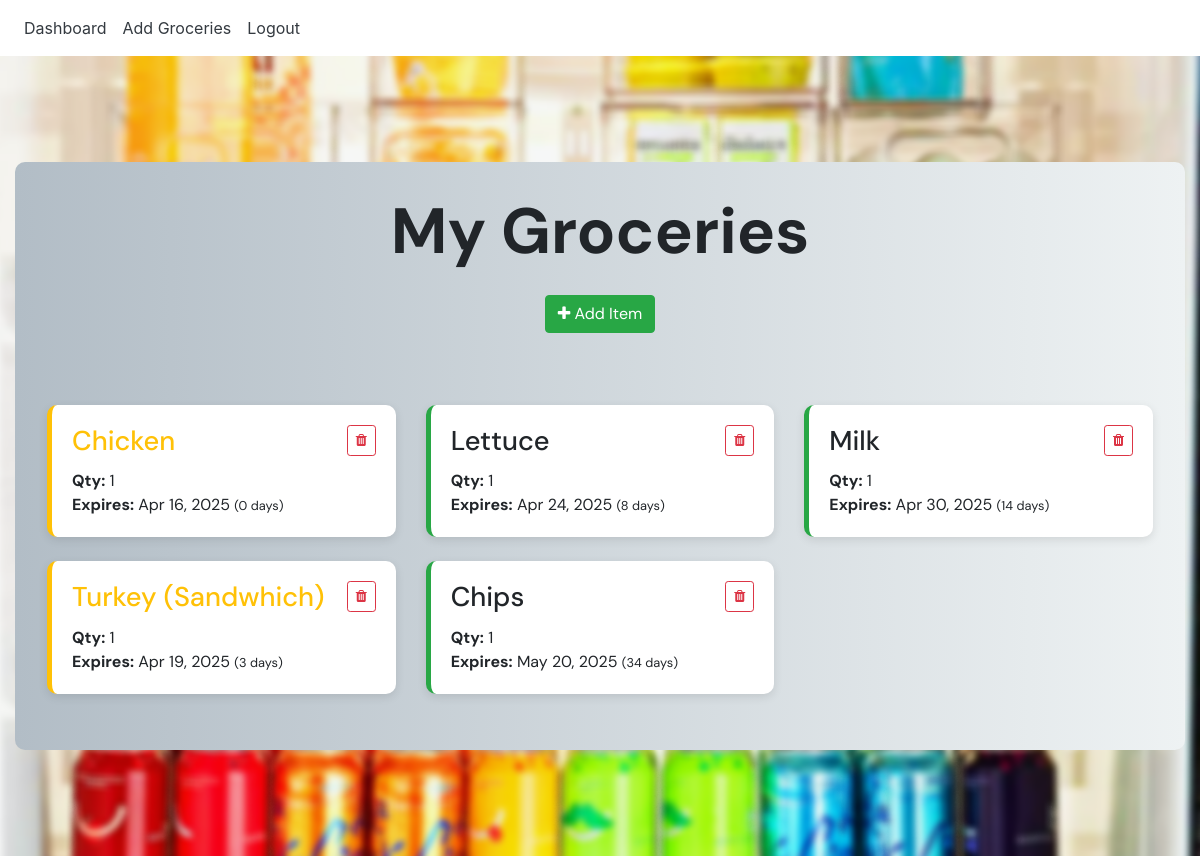
/home (signed in), run on the app's committed database.
### FreshTrack/models.py (models this page shows)
class GroceryItem(db.Model):
    id = db.Column(db.Integer, primary_key=True)
    name = db.Column(db.String(100), nullable=False)
    quantity = db.Column(db.Integer, default=1)
    expiry_date = db.Column(db.Date)
    date_added = db.Column(db.DateTime, default=datetime.utcnow)
    category = db.Column(db.String(50))  # "Fridge", "Pantry", "Freezer"
    user_id = db.Column(db.Integer, db.ForeignKey('user.id'))
    user = db.relationship('User', backref='groceries')

### FreshTrack/views.py (the view)
@views.route('/home')
@login_required
def home():
    return render_template('home.html', user=current_user, today=date.today())

### FreshTrack/__init__.py (called while the page is built)
def create_app():
    app = Flask(__name__)
    app.config['SECRET_KEY'] = 'pineapple'
    app.config['SQLALCHEMY_DATABASE_URI'] = f'sqlite:///{DB_NAME}'
    db.init_app(app)
    from .views import views
    from .auth import auth
    app.register_blueprint(views, url_prefix='/')
    app.register_blueprint(auth, url_prefix='/')
    from .models import User
    with app.app_context():
        db.create_all()
    login_manager = LoginManager()
    login_manager.login_view = 'auth.login'
    login_manager.init_app(app)
    @login_manager.user_loader
    def load_user(id):
        return User.query.get(int(id))
    return app

### FreshTrack/Templates/home.html (shortened to what this page needs)
{% extends "base.html" %}
{% block content %}
<div class="container-fluid" style="background: linear-gradient(to right, #b2bdc6, #eef2f3); padding: 2rem; border-radius: 10px;">
    <div class="row mb-4">
        <div class="col-12 text-center mb-5">
            <h1 style="font-size: 4rem; font-weight: 700;">My Groceries</h1>
            <a href="/add_grocery" class="btn btn-success mt-3">
                <i class="fa fa-plus"></i> Add Item
            </a>
        </div>
    </div>
    <div class="row">
        {% for item in user.groceries %}
            {% set days_remaining = (item.expiry_date - today).days if item.expiry_date else 999 %}
            <div class="col-md-4 mb-4">
                <div class="card
                    {% if not item.expiry_date %}
                        border-success
                    {% elif days_remaining > 3 %}
                        border-success
                    {% elif days_remaining >= 0 %}
                        border-warning
                    {% else %}
                        border-danger
                    {% endif %}">
                    <div class="card-body">
                        <div class="d-flex justify-content-between">
                            <h5 class="card-title" style="font-size: 1.7rem;">{{ item.name }}</h5>
                            <form action="{{ url_for('views.delete_item', id=item.id) }}" method="POST">
                                <button type="submit" class="btn btn-sm btn-outline-danger">
                                    <i class="fa fa-trash"></i>
                                </button>
                            </form>
                        </div>
                        <p class="card-text">
                            <strong>Qty:</strong> {{ item.quantity }}<br>
                            <strong>Expires:</strong>
                            {% if item.expiry_date %}
                                {{ item.expiry_date.strftime('%b %d, %Y') }}
                                <small>({{ days_remaining }} days)</small>
                            {% else %}
                                Never
                            {% endif %}
                        </p>
                    </div>
                </div>
            </div>
        {% endfor %}
    </div>
</div>
{% endblock %}

### FreshTrack/Templates/base.html (shortened to what this page needs)
<!DOCTYPE html>
<html lang="en">
<head>
    <link
      rel="stylesheet"
      href="https://stackpath.bootstrapcdn.com/bootstrap/4.4.1/css/bootstrap.min.css"
    />
    <link
      rel="stylesheet"
      href="https://stackpath.bootstrapcdn.com/font-awesome/4.7.0/css/font-awesome.min.css"
    />
</head>
<body>
    <nav class="navbar navbar-expand-lg" style="background-color: #ffffff;">
        <div class="collapse navbar-collapse" id="navbar">
            <div class="navbar-nav">
                {% if user.is_authenticated %}
                <a href="/home" class="nav-item nav-link text-dark" id="home">Dashboard</a>
                <a href="/add_grocery" class="nav-item nav-link text-dark" id="addGrocery">Add Groceries</a>
                <a href="/logout" class="nav-item nav-link text-dark" id="logout">Logout</a>
                {% endif %}
            </div>
        </div>
    </nav>
    <div class="container" style="
      display: flex;
      flex-direction: column;
      justify-content: center;
      align-items: center;
      background-image: url(../static/images/clean_fridge.webp);
      background-repeat: no-repeat;
      background-size: cover;
      font-family: 'DM Sans', sans-serif;
      min-height: 100vh;
      max-width: 1680px;
      ">
    {% block content %}
    {% endblock %}
    </div>
</body>
</html>

### FreshTrack/Templates/base.html (style rules this page uses)
.card { border-radius: 10px !important; border: none !important; box-shadow: 0 3px 10px rgba(0,0,0,0.1); }
.border-success { border-left: 5px solid #53cf00 !important; }
.border-warning { border-left: 5px solid #ffc107 !important; }
.card-body { padding: 1.5rem; }

### FreshTrack/Templates/home.html (style rules this page uses)
.pulse-warning { animation: pulse-warning 2s infinite; }

### data on the page
GroceryItem: name "Chicken", quantity "1", expiry_date "Apr 16, 2025"
GroceryItem: name "Lettuce", quantity "1", expiry_date "Apr 24, 2025"
GroceryItem: name "Milk", quantity "1", expiry_date "Apr 30, 2025"
GroceryItem: name "Turkey (Sandwhich)", quantity "1", expiry_date "Apr 19, 2025"
GroceryItem: name "Chips", quantity "1", expiry_date "May 20, 2025"
